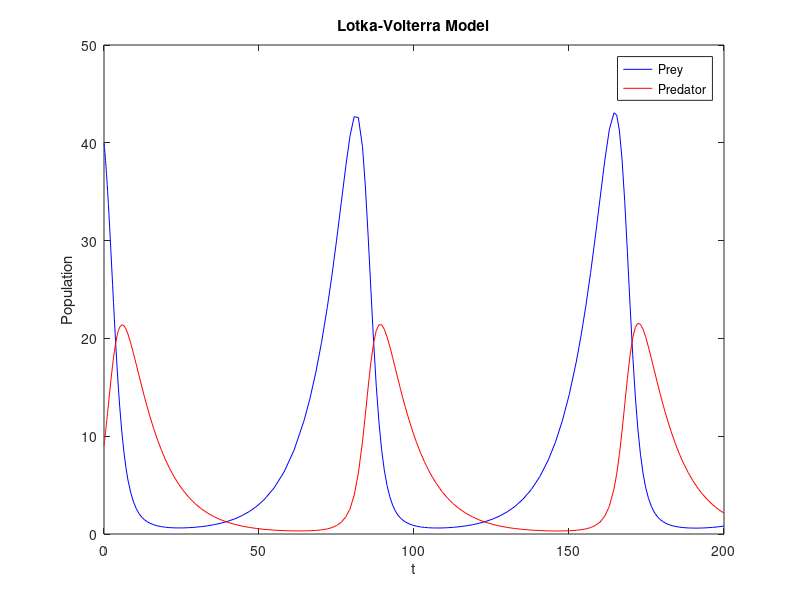

Write MATLAB code to recreate this figure.
% if you do not have enough theoretical knowledge on this subject,
% you can watch these videos
% [ENG]https://youtu.be/rQUSRK-Prm0?si=M1HfujVvX_mAe36h
alpha = 0.1;
beta = 0.02;
delta = 0.01;
gamma = 0.1;
f = @(t, z) [alpha*z(1) - beta*z(1)*z(2); delta*z(1)*z(2) - gamma*z(2)];
[t, z] = ode45(f, [0 200], [40; 9]);
plot(t, z(:,1), 'b', t, z(:,2), 'r')
xlabel('t')
ylabel('Population')
legend('Prey','Predator')
title('Lotka-Volterra Model')
